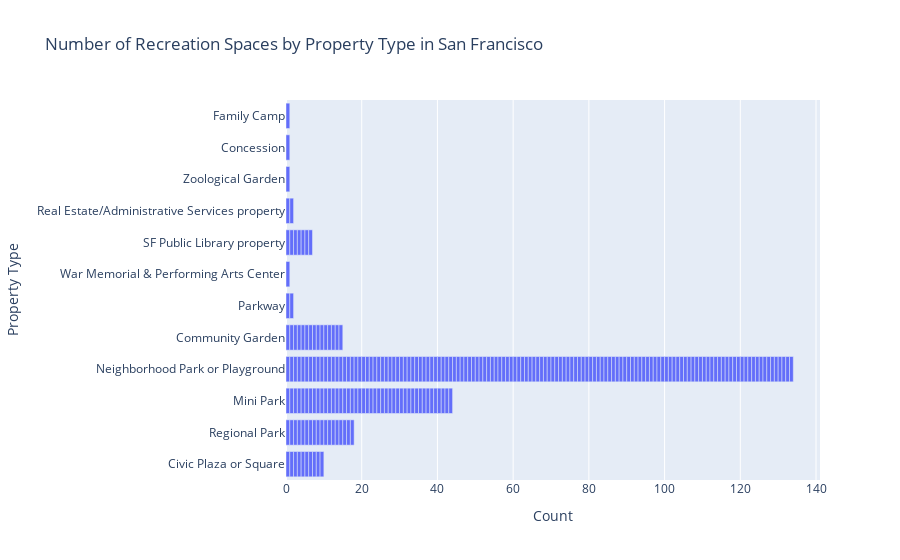

Notebook code for this chart:
### Code cell
# Cannot figure out how to get these in ascending order 
px.bar(park, y=('PropertyType'), 
       title='Number of Recreation Spaces by Property Type in San Francisco',
       labels={'PropertyType':'Property Type','count':'Count'},
    
      )

### Figure 1 — Plotly figure (JSON) as saved in the notebook; plotly's stock layout.template omitted (floating-point values rounded to 4 significant figures; data arrays with more than 128 entries replaced by an {"elided": "..."} marker saying what was removed)
{"data": [{"alignmentgroup": "True", "hovertemplate": "Count=%{x}<br>Property Type=%{y}<extra></extra>", "legendgroup": "", "marker": {"color": "#636efa"}, "name": "", "offsetgroup": "", "orientation": "h", "showlegend": false, "textposition": "auto", "type": "bar", "x": {"elided": "236 int values"}, "xaxis": "x", "y": {"elided": "236 str values"}, "yaxis": "y"}], "layout": {"barmode": "relative", "legend": {"tracegroupgap": 0}, "title": {"text": "Number of Recreation Spaces by Property Type in San Francisco"}, "xaxis": {"anchor": "y", "domain": [0, 1], "title": {"text": "Count"}}, "yaxis": {"anchor": "x", "domain": [0, 1], "title": {"text": "Property Type"}}}}
